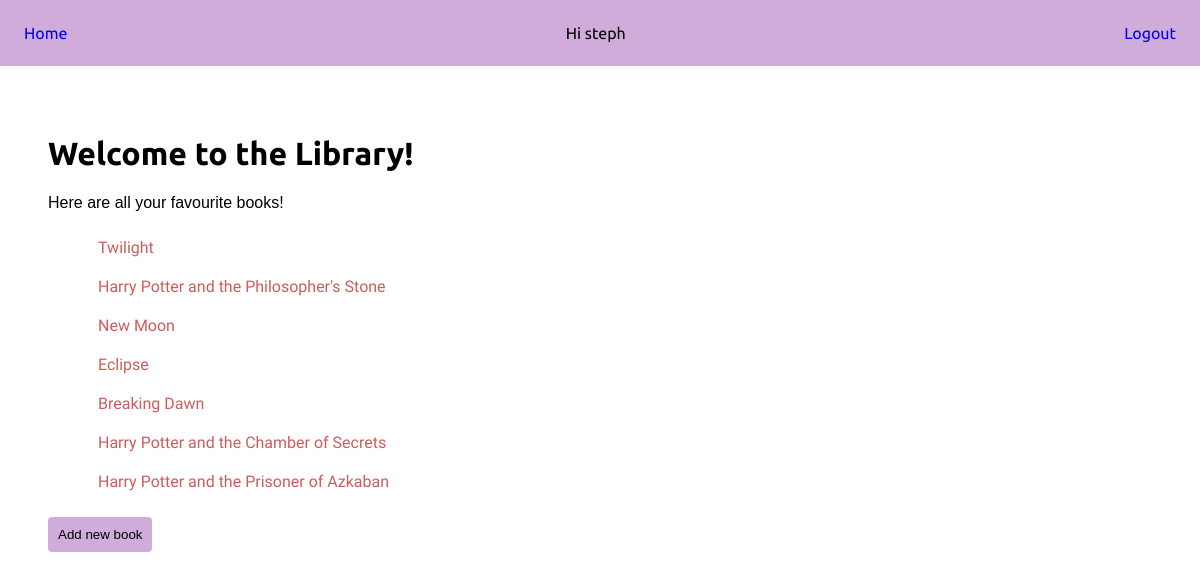
The app's page / (signed in) with its own data.
### books/models.py (models this page shows, shortened)
class Book(models.Model):
    title = models.CharField(max_length=50)
    author = models.ForeignKey(Author, on_delete=models.SET_NULL, null=True)
    borrower =models.ForeignKey(User, on_delete=models.SET_NULL, null=True)

### books/views.py (the view)
# urls.py: path("", homepage, name='books-index'),
def homepage(req):
    data = { 'books': Book.objects.all() }
    return render(req, 'books/home.html', data)

### books/templates/books/home.html
{% extends "books/base.html" %}
{% block content %}
<main>
    <h1 id="homeTitle">Welcome to the Library!</h1>
    <p>Here are all your favourite books!</p>
    <ul id="books-container">
        {% for book in books %}
            <li class="bookList">
                <a href="{% url 'books-show' book_id=book.id %}">{{ book.title }}</a>
            </li>
        {% endfor %}
    </ul>
    <div>
        <a href="{% url 'books-create' %}"> <button class="btn1">Add new book</button></a>
    </div>
</main>
{% endblock content %}

### books/templates/books/base.html (shortened to what this page needs)
{% load static %}
<!DOCTYPE html>
<html lang="en">
<head>
    <link rel="stylesheet" href="{% static 'css/main.css' %}">
</head>
<body>
    <nav>
        <a href="{% url 'books-index' %}">Home</a>
        {% if user.is_authenticated %}
            <span>Hi {{ user }}</span>
            <a href="{% url 'logout' %}">Logout</a>
        {% else %}
            <a href="{% url 'login' %}">Login</a>
            <a href="{% url 'signup' %}">Sign Up</a>
        {% endif %}
    </nav>
    <main>
        {% block content %}
        {% endblock content %}
    </main>
</body>
</html>

### books/static/css/main.css (style rules this page uses)
:root { --primary-font: 'Late', sans-serif; --header-font: 'Roboto', sans-serif; }
* { box-sizing: border-box; }
html, body { margin: 0; }
body { font-family: var(--primary-font); }
h1 { font-family: var(--header-font); }
nav { width: 100vw; padding: 1.5rem; display: flex; justify-content: space-between; background-color: coral; }
a { cursor: pointer; text-decoration: none; }
main { padding: 1.5rem; }
ul li { list-style: none; }
li a { color: indianred; }
input, button { display: block; padding: 10px 0; font-family: var(--primary-font); text-align: center; }

### books/templates/books/base.html (style rules this page uses)
* { box-sizing: border-box; }
html, body { margin: 0; }
a { cursor: pointer; text-decoration: none; }
main { padding: 1.5rem; }
input, button { display: block; padding: 10px; text-align: center; }
.btn1 { cursor: pointer; background-color: rgb(208, 172, 219); border-style: none; border-radius: 4px; }
nav { width: 100vw; padding: 1.5rem; display: flex; justify-content: space-between; background-color: rgb(208, 172, 219); font-family: 'Ubuntu', sans-serif; }
#homeTitle { font-family: 'Ubuntu', sans-serif; }
#books-container { font-family: 'Oxygen', Arial; }
.bookList { padding: 10px; }

### records on screen
Book: title "Twilight"
Book: title "Harry Potter and the Philosopher's Stone"
Book: title "New Moon"
Book: title "Eclipse"
Book: title "Breaking Dawn"
Book: title "Harry Potter and the Chamber of Secrets"
Book: title "Harry Potter and the Prisoner of Azkaban"

### other values on screen
{{ user }} "steph"
